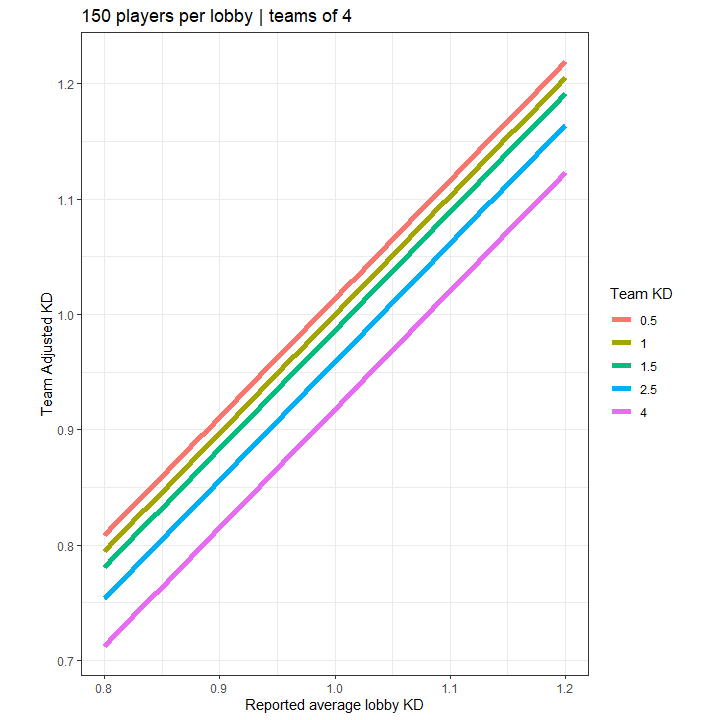

This figure's R source:
team_size <- 4

lobby_kd <- seq(from = 0.8, to = 1.2, by = 0.01)

team_kds <- c(0.5, 1.0, 1.5, 2.5, 4)

for(i in team_kds){
  adj_kds <- (150*lobby_kd - team_size*i)/(150-team_size)
  
  if(i == team_kds[1]){
    kd_tibble <- tibble(lobby_kd = lobby_kd,
                        team_kd = i,
                        adj_kds = adj_kds)
  }else{
    temp_tibble <- tibble(lobby_kd = lobby_kd,
                                       team_kd = i,
                                       adj_kds = adj_kds)
    
    kd_tibble <- rbind(kd_tibble, temp_tibble)
  }
}

ggplot(kd_tibble, aes(x = lobby_kd, y = adj_kds, color = as.factor(team_kd)))+
  geom_line(size = 2)+
  coord_equal()+
  theme_bw()+
  xlab('Reported average lobby KD')+
  ylab('Team Adjusted KD')+
  labs(color = 'Team KD')+
  ggtitle('150 players per lobby | teams of 4')
